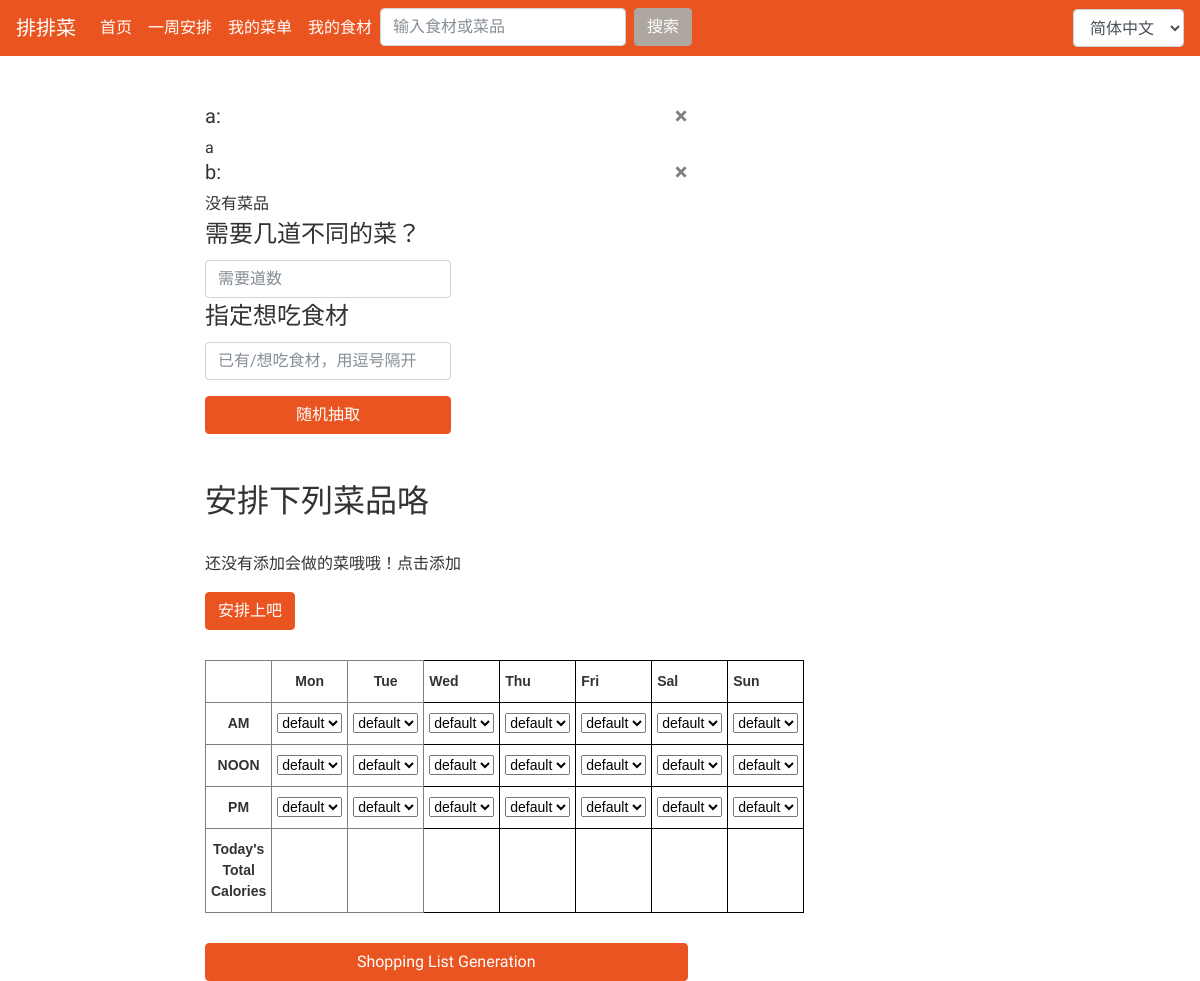
Page /schedule/ (signed in) on the earlier database version.
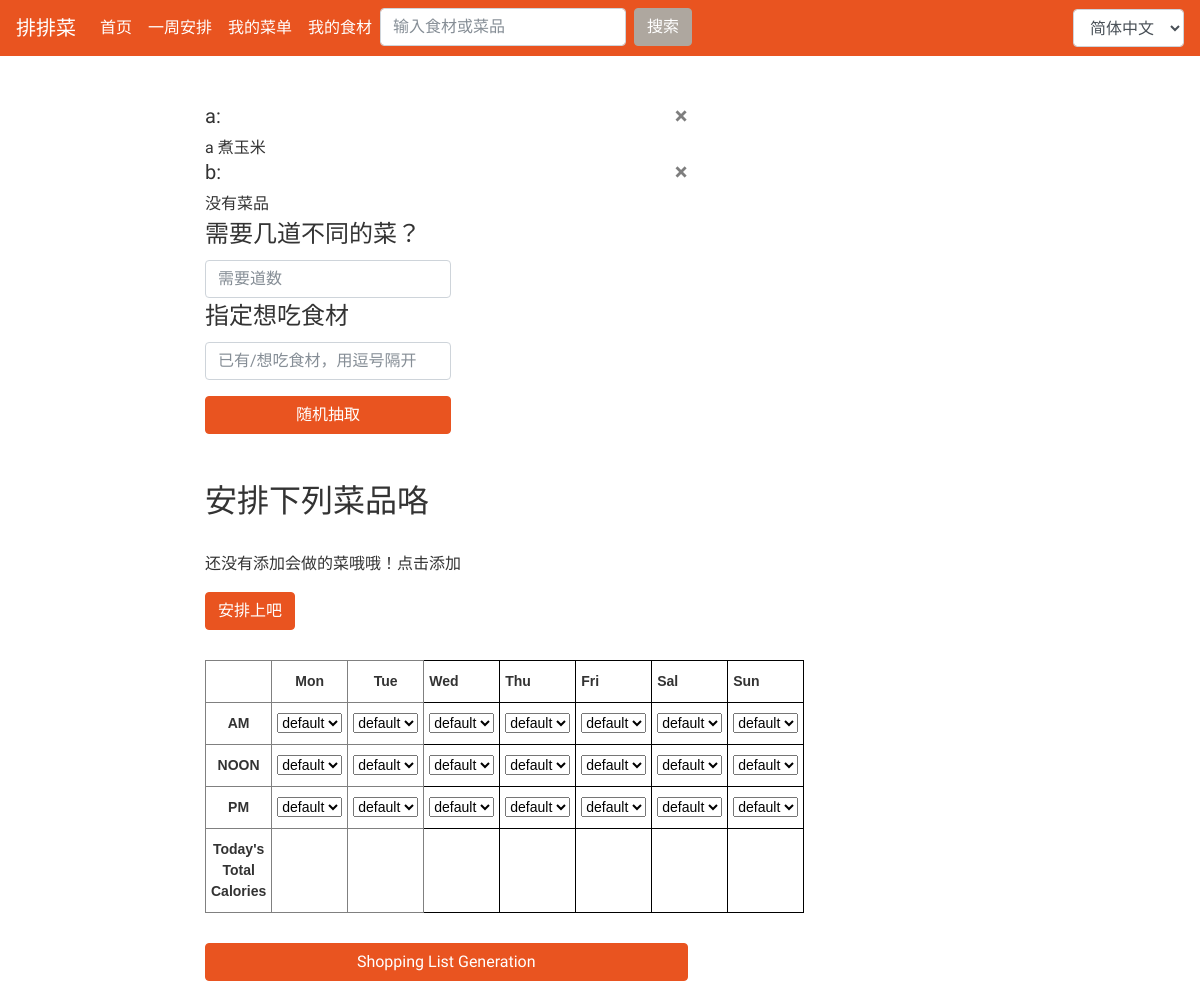
Same page on the later database version.
### AutoGener/models.py (models this page shows, shortened)
class DishType(models.Model):
    userid = models.IntegerField()
    name = models.CharField(max_length=20)

class CanDo(models.Model):
    userid = models.IntegerField()
    name = models.CharField(max_length=100)
    type = models.ManyToManyField(DishType)
    ingre = models.ManyToManyField(CanGet, blank=True)

### AutoGener/views.py (the view, shortened to what this page needs)
# urls.py: path('schedule/', views.get_scehdele, name='schedule'),
@login_required
def get_scehdele(request):
    random_dish = []
    required_dish = []
    message = ''
    types = DishType.objects.filter(userid=request.user.id)
    canDolist = CanDo.objects.filter(userid=request.user.id)
    ingredientlist = CanGet.objects.filter(userid=request.user.id)
    context = {'random_dish': random_dish, 'required_dish': list(set(required_dish)), "message": message,
               'types':types}
    return render(request, 'AutoGener/schedule.html', context)

### templates/AutoGener/schedule.html (shortened to what the changed rows need)
{% extends 'base.html' %}
{% load i18n %}
{% block main %}
{% for type in types %}
<h5>{{ type.name }}:
    <a class="close" href="{% url 'AutoGener:type_delete' type.name %}">&times;</a></h5>
    {% for dish in type.cando_set.all %}
      {{ dish.name }}
    {% empty %}
      {% trans "没有菜品" %}
    {% endfor %}
{% endfor %}
<div class = "dishBlock">
<div class="btn-group-vertical" data-toggle="buttons">
</div>
</div>
<br>
<br>
<div class = "dishBlock">
  <div>
  <h2>安排下列菜品咯</h2>
  <br>
  {% for dish in random_dish %}
      <p> <a href="{% url 'AutoGener:dish_detail' dish.name %}">{{ dish.name }}</a></p>
  {% empty %}
  </div>
  {% endfor %}
</div>
<div class = "dishBlock">
<div class="btn-group-vertical" data-toggle="buttons">
</div>
</div>
<div class = "tables">
  <table class="tg">
    <tr>
      <th class="tg-88nc"></th>
      <th class="tg-88nc">Mon</th>
      <th class="tg-88nc">Tue</th>
      <th class="tg-9hbo">Wed</th>
      <th class="tg-9hbo">Thu</th>
      <th class="tg-9hbo">Fri</th>
      <th class="tg-9hbo">Sal</th>
      <th class="tg-9hbo">Sun</th>
    </tr>
  </table>
</div>
<div>
  <a href = "#" class = "btn btn-primary edit-block">Shopping List Generation</a>
</div>
{% endblock %}

Differences in the rows shown:
added CanDo: name "煮玉米", shown under DishType (number 1 of 2 on the later page)
